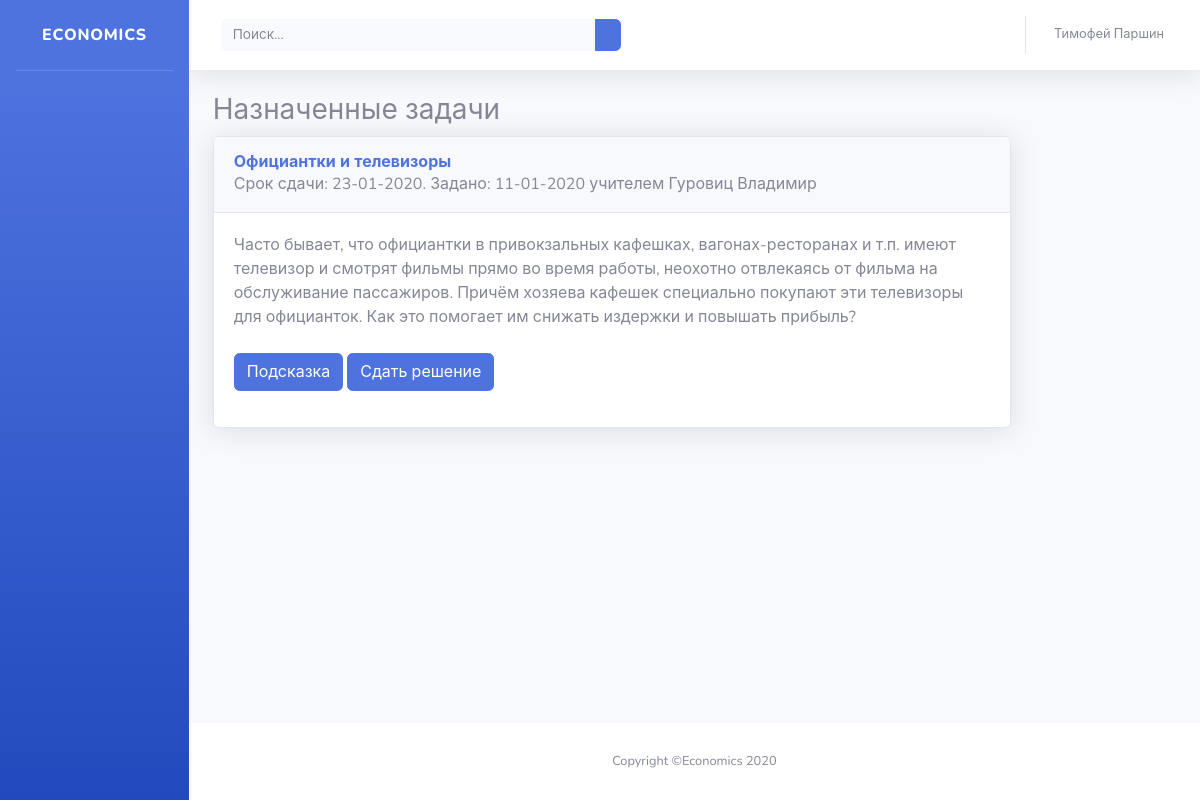
The page /problems/ (signed in) on the database as committed earlier.
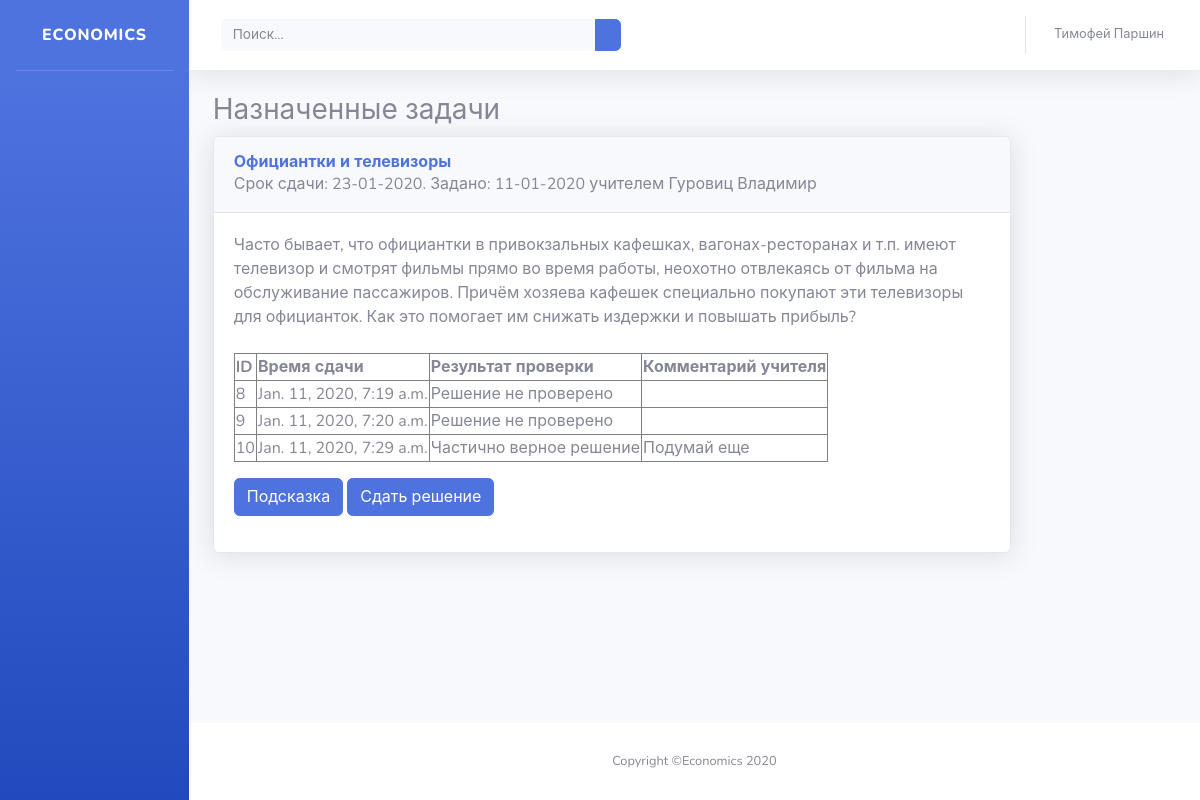
The same page on the database as committed later.
### problems/models.py (models this page shows, shortened)
class Assignment(models.Model):
    person = models.ForeignKey(User, on_delete=models.CASCADE, verbose_name='Кому задано')
    problem = models.ForeignKey(Problem, on_delete=models.CASCADE, verbose_name='Задача')
    date_assigned = models.DateField('Когда задано', auto_now_add=True, blank=False)
    date_deadline = models.DateField('Сдать до', blank=True, null=True)
    assigned_by = models.ForeignKey(User, on_delete=models.CASCADE, related_name='assigner', verbose_name='Кем задано')
    status = models.IntegerField('Статус', choices = STATUS_CHOICES, null=False, blank=False, default=0)
    class Meta:
        ordering = ['date_assigned']

class Problem(models.Model):
    name = models.CharField('Название', max_length=200)
    task = RichTextUploadingField('Условие')
    short_answer = models.CharField('Ответ (для автоматической проверки)', max_length=200, blank=True)
    solution = RichTextUploadingField('Решение', blank=True)
    hint = RichTextUploadingField('Подсказка', blank=True)
    topics = models.ManyToManyField(Topic, related_name="problems", verbose_name='Темы')
    assignments = models.ManyToManyField(User, through='Assignment', through_fields=['problem', 'person'])
    class Meta:
        ordering = ['id']

class Submit(models.Model):
    assignment = models.ForeignKey(Assignment, on_delete=models.CASCADE, verbose_name='Назначенная задача', related_name='submits')
    short_answer = models.CharField('Ответ (для автоматической проверки)', max_length=200, blank=True)
    solution = RichTextUploadingField('Решение', blank=True)
    submit_datetime = models.DateTimeField('Время и дата сдачи решения', auto_now_add=True, blank=False)
    verdict = models.IntegerField('Результат проверки', choices=VERDICT_CHOICES, blank=False, null=False, default=-1)
    teacher_comment = models.TextField('Комментарий учителя', blank=True)

### problems/views.py (the view)
# urls.py: path('', views.index, name='index'),
def index(request):
    if request.user.groups.filter(name='teachers').exists():
        students = User.objects.filter(groups__name='students')
        topics = Topic.objects.all()
        problems = dict()
        for topic in topics:
            problems[topic.id] = topic.problems.all()
        topic = Topic.objects.get(id=1);
        context = {'problems': problems,
                   'students': students,
                   'topic': topic}
        return render(request, 'problems/sb/index_teacher.html', context)
    elif request.user.groups.filter(name='students').exists():
        assigned_problems = Assignment.objects.filter(person=request.user).order_by('date_deadline')
        form = SubmitForm()
        context = {'assigned_problems': assigned_problems, 'form': form,}
        return render(request, 'problems/sb/index_student.html', context)
    else:
        return render(request, 'problems/sb/login.html', {})

### problems/forms.py
class SubmitForm(forms.ModelForm):
    class Meta:
        model = Submit
        fields = ('short_answer','solution',)

### problems/templates/problems/sb/index_student.html (shortened to what this page needs)
{% load static %}
<!DOCTYPE html>
<html lang="en">
<head>
  <link src="{% static 'problems/sb/vendor/fontawesome-free/css/all.min.css' %}" rel="stylesheet" type="text/css">
  <link href="{% static 'problems/sb/css/sb-admin-2.min.css' %}" rel="stylesheet">
</head>
<body id="page-top">
  <div id="wrapper">
    <ul class="navbar-nav bg-gradient-primary sidebar sidebar-dark accordion" id="accordionSidebar">
      <a class="sidebar-brand d-flex align-items-center justify-content-center" href="/problems">
        <div>Economics</div>
      </a>
      <hr class="sidebar-divider my-0">
    </ul>
    <div id="content-wrapper" class="d-flex flex-column">
      <div id="content">
        <nav class="navbar navbar-expand navbar-light bg-white topbar mb-4 static-top shadow">
          <form class="d-none d-sm-inline-block form-inline mr-auto ml-md-3 my-2 my-md-0 mw-100 navbar-search">
            <div class="input-group">
              <input type="text" class="form-control bg-light border-0 small" placeholder="Поиск..." aria-label="Search" aria-describedby="basic-addon2">
              <div class="input-group-append">
                <button class="btn btn-primary" type="button">
                </button>
              </div>
            </div>
          </form>
          <ul class="navbar-nav ml-auto">
            <li class="nav-item dropdown no-arrow">
              <a class="nav-link dropdown-toggle" href="#" id="userDropdown" role="button" data-toggle="dropdown" aria-haspopup="true" aria-expanded="false">
                <span class="mr-2 d-none d-lg-inline text-gray-600 small">{{ request.user.first_name }} {{ request.user.last_name }}</span>
              </a>
            </li>
          </ul>
        </nav>
          <div class="container-fluid">
                  <div class="row">
                      <div class="col-10">
                          <h3>Назначенные задачи</h3>
                          <div id="problems">
                              {% autoescape off %}
                              {% include "problems/assigned_list.html" %}
                              {% endautoescape %}
                          </div>
                      </div>
                  </div>
              </div>
      </div>
      <footer class="sticky-footer bg-white">
        <div class="container my-auto">
          <div class="copyright text-center my-auto">
            <span>Copyright &copy;Economics 2020</span>
          </div>
        </div>
      </footer>
    </div>
  </div>
</body>
</html>

### problems/templates/problems/assigned_list.html (shortened to what this page needs)
{% for assigned in assigned_problems %}
<div class="problem_in_list">
    <div class="card shadow mb-4">
        <a class="d-block card-header py-3" role="button" aria-expanded="true" aria-controls="collapseCardExample">
          <nobr><h6 class="m-0 font-weight-bold text-primary">
              {{ assigned.problem.name }}
          </h6>
              {% if assigned.date_deadline %}
                Срок сдачи: {{ assigned.date_deadline|date:"d-m-Y" }}.
              {% endif %}
              Задано: {{ assigned.date_assigned|date:"d-m-Y" }} учителем {{ assigned.assigned_by.last_name }} {{ assigned.assigned_by.first_name }}</nobr>
        </a>
        <div class="collapse show" id="collapseCardExample">
          <div class="card-body">
            <div class="task">
                {{ assigned.problem.task }}
            </div>
            <div class="problem_links">
                <br>
                {% if assigned.submits.all %}
                    <table border="1">
                        <tr>
                            <th>ID</th>
                            <th>Время сдачи</th>
                            <th>Результат проверки</th>
                            <th>Комментарий учителя</th>
                        </tr>
                        {% for submit in assigned.submits.all %}
                            <tr>
                                <td>{{ submit.id }}</td>
                                <td>{{ submit.submit_datetime }}</td>
                                <td>{{ submit.get_verdict_display }}</td>
                                <td>{{ submit.teacher_comment }}</td>
                            </tr>
                        {% endfor %}
                    </table>
                {% endif %}
                <a class="btn btn-primary" data-toggle="collapse" href="#hint-{{ assigned.id }}" role="button" aria-expanded="false" aria-controls="collapseExample">Подсказка</a>
                {% if assigned.status != 1 %}
                    <a class="btn btn-primary" data-toggle="collapse" href="#submit-{{ assigned.id }}" role="button" aria-expanded="false" aria-controls="collapseExample">Сдать решение</a>
                {% endif %}
            </div>
          </div>
        </div>
    </div>
</div>
{% endfor %}

Rows that differ between the two databases and show on the page:
shown differently, row unchanged: Assignment "Официантки и телевизоры": now shows "ID Время сдачи Результат проверки Комментарий учителя"
added Submit: id "8", submit_datetime "Jan. 11, 2020, 7:19 a.m.", verdict "Решение не проверено"
added Submit: id "9", submit_datetime "Jan. 11, 2020, 7:20 a.m.", verdict "Решение не проверено"
added Submit: id "10", submit_datetime "Jan. 11, 2020, 7:29 a.m.", verdict "Частично верное решение", teacher_comment "Подумай еще"
